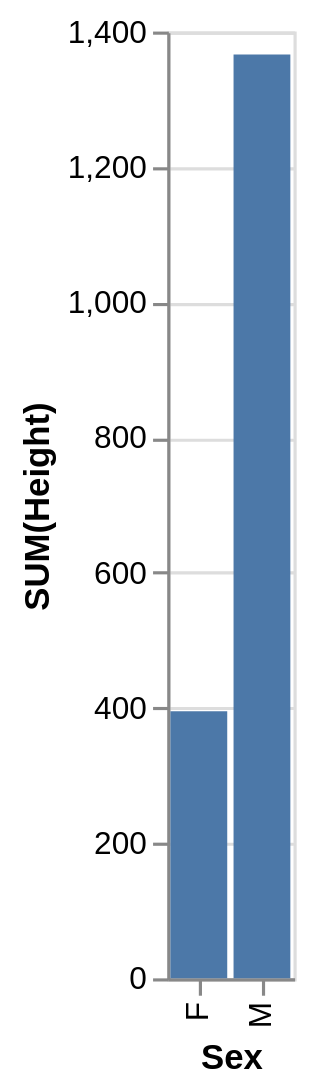

Describe this chart as a Vega-Lite specification.
### Vega-Lite specification from a JSON file in a GitHub repository (floating-point values rounded to 4 significant figures)
{"data": {"values": [{"x_data": "F", "y_data": 395}, {"x_data": "M", "y_data": 1366}]}, "mark": "bar", "encoding": {"x": {"field": "x_data", "type": "nominal", "title": "Sex", "sort": {"op": "sum", "field": "y_data", "order": "ascending"}}, "y": {"field": "y_data", "type": "quantitative", "title": "SUM(Height)"}}}
